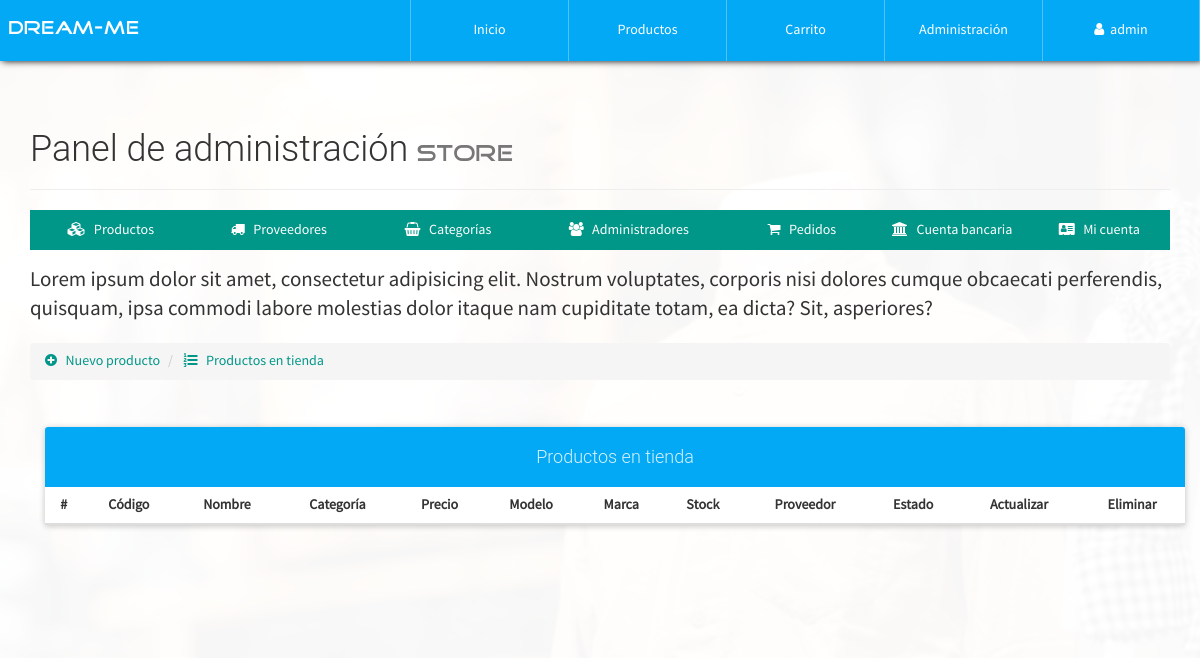
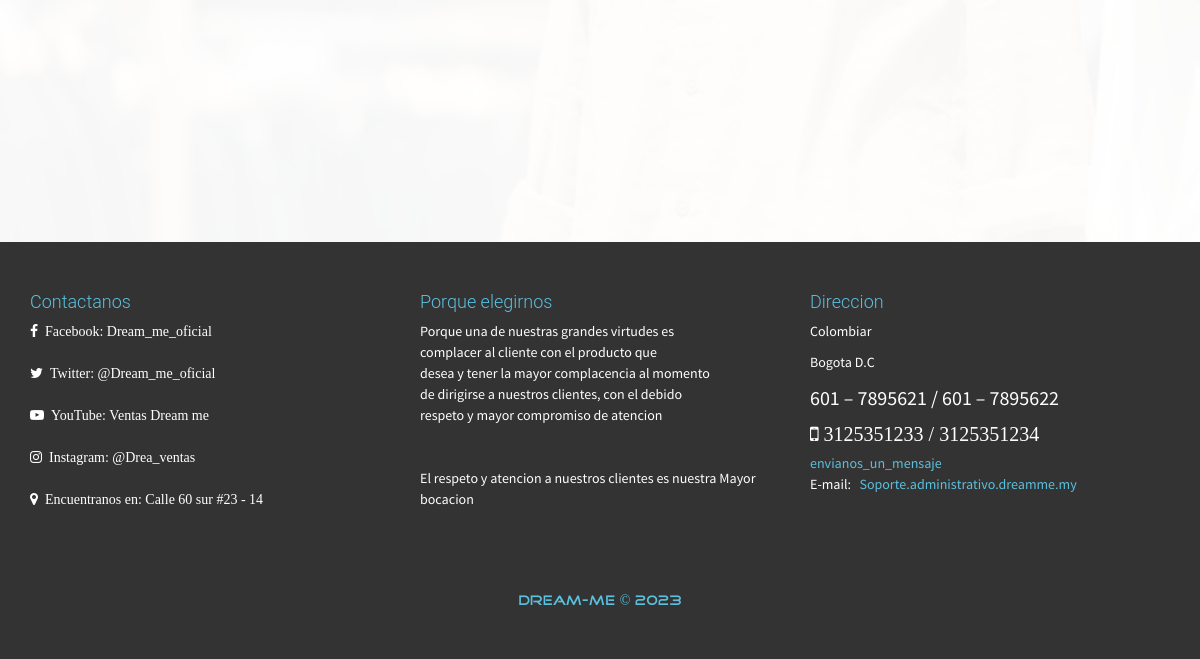
Before: /configAdmin.php?view=productlist (signed in) with the older database file (2 pictures, top to bottom).
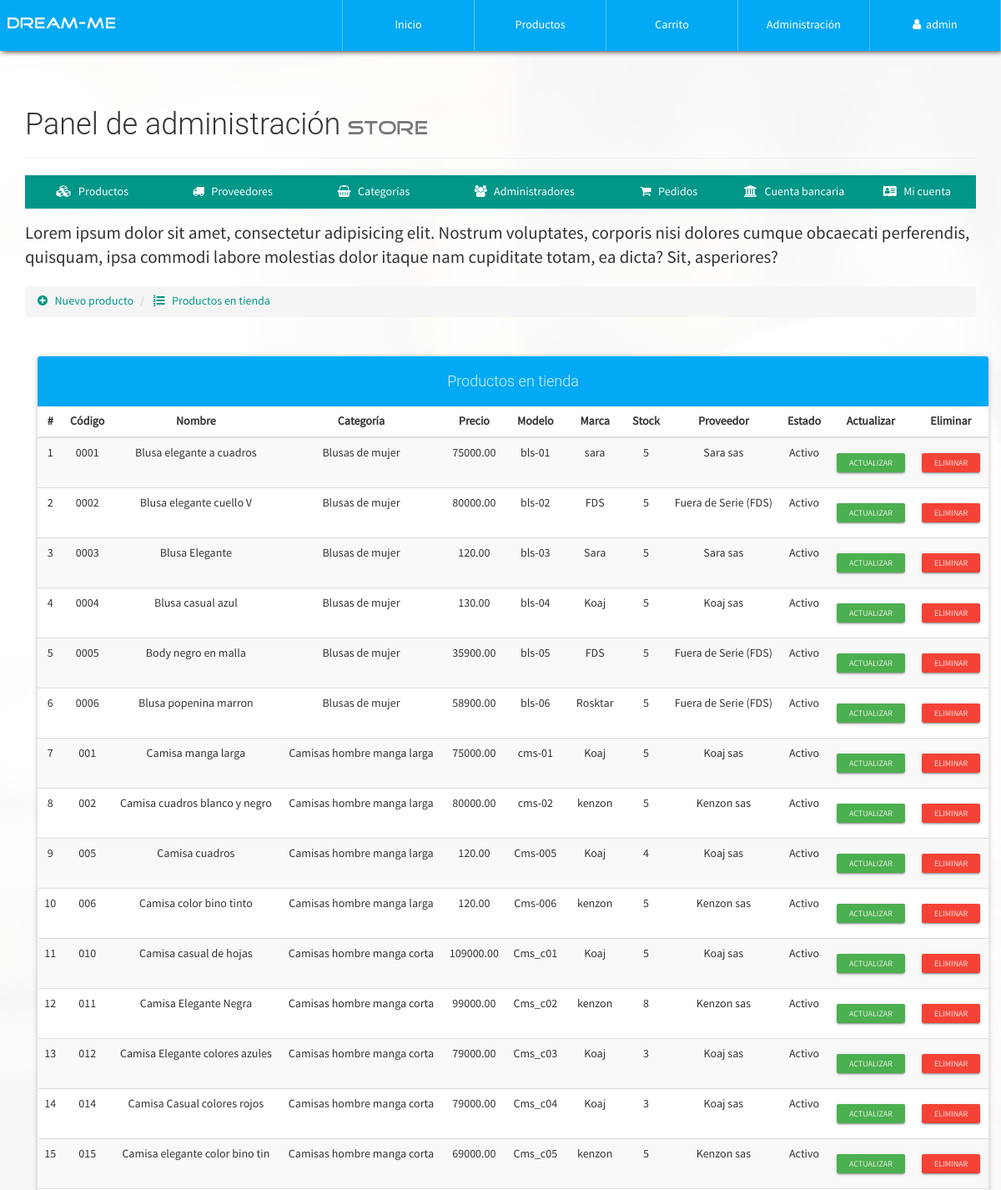
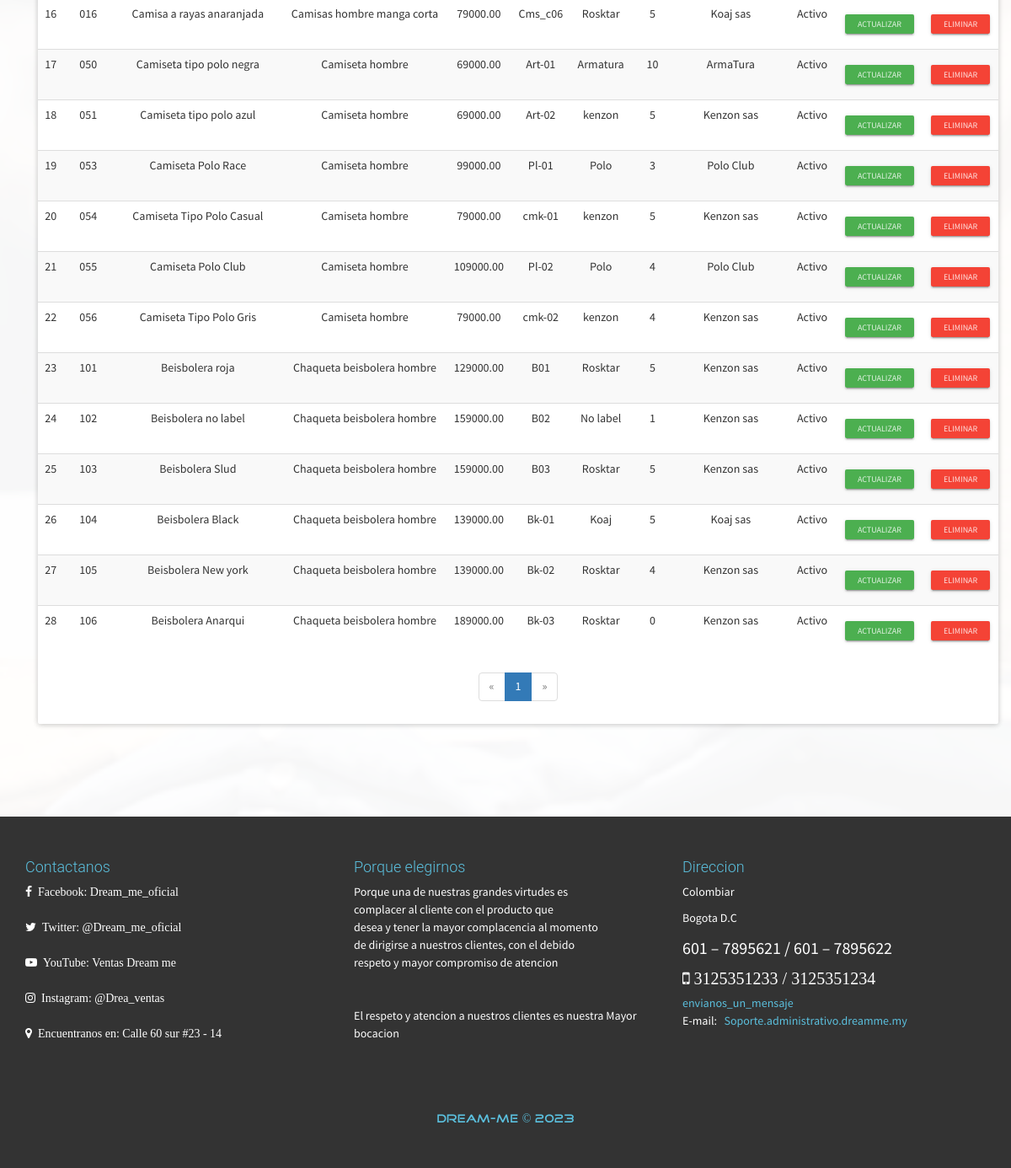
After: the same page with the newer database file (2 pictures, top to bottom).
### tables this page shows
CREATE TABLE `producto` (
  `id` int(20) NOT NULL,
  `CodigoProd` varchar(30) NOT NULL,
  `NombreProd` varchar(30) NOT NULL,
  `CodigoCat` varchar(30) NOT NULL,
  `Precio` decimal(30,2) NOT NULL,
  `Descuento` int(2) NOT NULL,
  `Modelo` varchar(30) NOT NULL,
  `Marca` varchar(30) NOT NULL,
  `Stock` int(20) NOT NULL,
  `NITProveedor` varchar(30) NOT NULL,
  `Imagen` varchar(150) NOT NULL,
  `Nombre` varchar(30) NOT NULL,
  `Estado` varchar(15) NOT NULL
);

CREATE TABLE `categoria` (
  `CodigoCat` varchar(30) NOT NULL,
  `Nombre` varchar(30) NOT NULL,
  `Descripcion` text NOT NULL
);

CREATE TABLE `proveedor` (
  `NITProveedor` varchar(30) NOT NULL,
  `NombreProveedor` varchar(30) NOT NULL,
  `Direccion` varchar(200) NOT NULL,
  `Telefono` varchar(20) NOT NULL,
  `PaginaWeb` varchar(30) NOT NULL
);

### library/consulSQL.php (called while the page is built, shortened)
<?php
class ejecutarSQL {
    public static function conectar(){
        if(!$con=  mysqli_connect(SERVER,USER,PASS,BD)){
            echo "Error en el servidor, verifique sus datos";
        }
        mysqli_set_charset($con, "utf8");
        return $con;
    }
    public static function consultar($query) {
        if (!$consul = mysqli_query(ejecutarSQL::conectar(), $query)) {
            echo 'Error en la consulta SQL ejecutada';
        }
        return $consul;
    }
}
?>

### admin/productlist-view.php (the view, shortened to what the changed rows need)
<div class="container">
	<div class="row">
		<div class="col-xs-12">
            <br><br>
            <div class="panel panel-info">
                <div class="table-responsive">
                  <table class="table table-striped table-hover">
                      <thead class="">
                          <tr>
                          	  <th class="text-center">#</th>
                              <th class="text-center">Código</th>
                              <th class="text-center">Nombre</th>
                              <th class="text-center">Categoría</th>
                              <th class="text-center">Precio</th>
                              <th class="text-center">Modelo</th>
                              <th class="text-center">Marca</th>
                              <th class="text-center">Stock</th>
                              <th class="text-center">Proveedor</th>
                              <th class="text-center">Estado</th>
                              <th class="text-center">Actualizar</th>
                              <th class="text-center">Eliminar</th>
                          </tr>
                      </thead>
                      <tbody>
                        <?php
                        	$mysqli = mysqli_connect(SERVER, USER, PASS, BD);
							mysqli_set_charset($mysqli, "utf8");
							$pagina = isset($_GET['pag']) ? (int)$_GET['pag'] : 1;
							$regpagina = 30;
							$inicio = ($pagina > 1) ? (($pagina * $regpagina) - $regpagina) : 0;
							$productos=mysqli_query($mysqli,"SELECT SQL_CALC_FOUND_ROWS * FROM producto LIMIT $inicio, $regpagina");
							$totalregistros = mysqli_query($mysqli,"SELECT FOUND_ROWS()");
							$totalregistros = mysqli_fetch_array($totalregistros, MYSQLI_ASSOC);
							$numeropaginas = ceil($totalregistros["FOUND_ROWS()"]/$regpagina);
							$cr=$inicio+1;
                            while($prod=mysqli_fetch_array($productos, MYSQLI_ASSOC)){
                        ?>
                        <tr>
                        	<td class="text-center"><?php echo $cr; ?></td>
                        	<td class="text-center"><?php echo $prod['CodigoProd']; ?></td>
                        	<td class="text-center"><?php echo $prod['NombreProd']; ?></td>
                        	<td class="text-center">
                        		<?php
                        			$categ=ejecutarSQL::consultar("SELECT Nombre FROM categoria WHERE CodigoCat='".$prod['CodigoCat']."'");
                        			$datc=mysqli_fetch_array($categ, MYSQLI_ASSOC);
                        			echo $datc['Nombre'];
                        		?>
                        	</td>
                        	<td class="text-center"><?php echo $prod['Precio']; ?></td>
                        	<td class="text-center"><?php echo $prod['Modelo']; ?></td>
                        	<td class="text-center"><?php echo $prod['Marca']; ?></td>
                        	<td class="text-center"><?php echo $prod['Stock']; ?></td>
                        	<td class="text-center">
                        		<?php
                        			$prov=ejecutarSQL::consultar("SELECT NombreProveedor FROM proveedor WHERE NITProveedor='".$prod['NITProveedor']."'");
                        			$datp=mysqli_fetch_array($prov, MYSQLI_ASSOC);
                        			echo $datp['NombreProveedor'];
                        		?>
                        	</td>
                        	<td class="text-center">
                        		<?php echo $prod['Estado']; ?>
                        	</td>
                        	<td class="text-center">
                        		<a href="configAdmin.php?view=productinfo&code=<?php echo $prod['CodigoProd']; ?>" class="btn btn-raised btn-xs btn-success">Actualizar</a>
                        	</td>
                        	<td class="text-center">
                        		<form action="process/delprod.php" method="POST" class="FormCatElec" data-form="delete">
                        			<button type="submit" class="btn btn-raised btn-xs btn-danger">Eliminar</button>
                        		</form>
                        	</td>
                        </tr>
                        <?php
                        	$cr++;
                        	}
                        ?>
                      </tbody>
                  </table>
                </div>
                <?php if($numeropaginas>=1): ?>
              	<div class="text-center">
                  <ul class="pagination">
                    <?php if($pagina == 1): ?>
                        <li class="disabled">
                            <a>
                                <span aria-hidden="true">&laquo;</span>
                            </a>
                        </li>
                    <?php endif; ?>
                    <?php
                        for($i=1; $i <= $numeropaginas; $i++ ){
                            if($pagina == $i){
                                echo '<li class="active"><a href="configAdmin.php?view=productlist&pag='.$i.'">'.$i.'</a></li>';
                            }else{
                                echo '<li><a href="configAdmin.php?view=productlist&pag='.$i.'">'.$i.'</a></li>';
                            }
                        }
                    ?>
                    <?php if($pagina == $numeropaginas): ?>
                        <li class="disabled">
                            <a>
                                <span aria-hidden="true">&raquo;</span>
                            </a>
                        </li>
                    <?php endif; ?>
                  </ul>
                </div>
                <?php endif; ?>
            </div>
        </div>
	</div>
</div>

Changed rows visible on the page:
added producto: CodigoProd "0001", NombreProd "Blusa elegante a cuadros", CodigoCat.Nombre "Blusas de mujer", Precio "75000.00", Modelo "bls-01", Marca "sara", Stock "5", NITProveedor.NombreProveedor "Sara sas", Estado "Activo"
added producto: CodigoProd "0002", NombreProd "Blusa elegante cuello V", CodigoCat.Nombre "Blusas de mujer", Precio "80000.00", Modelo "bls-02", Marca "FDS", Stock "5", NITProveedor.NombreProveedor "Fuera de Serie (FDS)", Estado "Activo"
added producto: CodigoProd "0003", NombreProd "Blusa Elegante", CodigoCat.Nombre "Blusas de mujer", Precio "120.00", Modelo "bls-03", Marca "Sara", Stock "5", NITProveedor.NombreProveedor "Sara sas", Estado "Activo"
added producto: CodigoProd "0004", NombreProd "Blusa casual azul", CodigoCat.Nombre "Blusas de mujer", Precio "130.00", Modelo "bls-04", Marca "Koaj", Stock "5", NITProveedor.NombreProveedor "Koaj sas", Estado "Activo"
added producto: CodigoProd "0005", NombreProd "Body negro en malla", CodigoCat.Nombre "Blusas de mujer", Precio "35900.00", Modelo "bls-05", Marca "FDS", Stock "5", NITProveedor.NombreProveedor "Fuera de Serie (FDS)", Estado "Activo"
added producto: CodigoProd "0006", NombreProd "Blusa popenina marron", CodigoCat.Nombre "Blusas de mujer", Precio "58900.00", Modelo "bls-06", Marca "Rosktar", Stock "5", NITProveedor.NombreProveedor "Fuera de Serie (FDS)", Estado "Activo"
added producto: CodigoProd "001", NombreProd "Camisa manga larga", CodigoCat.Nombre "Camisas hombre manga larga", Precio "75000.00", Modelo "cms-01", Marca "Koaj", Stock "5", NITProveedor.NombreProveedor "Koaj sas", Estado "Activo"
added producto: CodigoProd "002", NombreProd "Camisa cuadros blanco y negro", CodigoCat.Nombre "Camisas hombre manga larga", Precio "80000.00", Modelo "cms-02", Marca "kenzon", Stock "5", NITProveedor.NombreProveedor "Kenzon sas", Estado "Activo"
added producto: CodigoProd "005", NombreProd "Camisa cuadros", CodigoCat.Nombre "Camisas hombre manga larga", Precio "120.00", Modelo "Cms-005", Marca "Koaj", Stock "4", NITProveedor.NombreProveedor "Koaj sas", Estado "Activo"
added producto: CodigoProd "006", NombreProd "Camisa color bino tinto", CodigoCat.Nombre "Camisas hombre manga larga", Precio "120.00", Modelo "Cms-006", Marca "kenzon", Stock "5", NITProveedor.NombreProveedor "Kenzon sas", Estado "Activo"
added producto: CodigoProd "010", NombreProd "Camisa casual de hojas", CodigoCat.Nombre "Camisas hombre manga corta", Precio "109000.00", Modelo "Cms_c01", Marca "Koaj", Stock "5", NITProveedor.NombreProveedor "Koaj sas", Estado "Activo"
added producto: CodigoProd "011", NombreProd "Camisa Elegante Negra", CodigoCat.Nombre "Camisas hombre manga corta", Precio "99000.00", Modelo "Cms_c02", Marca "kenzon", Stock "8", NITProveedor.NombreProveedor "Kenzon sas", Estado "Activo"
added producto: CodigoProd "012", NombreProd "Camisa Elegante colores azules", CodigoCat.Nombre "Camisas hombre manga corta", Precio "79000.00", Modelo "Cms_c03", Marca "Koaj", Stock "3", NITProveedor.NombreProveedor "Koaj sas", Estado "Activo"
added producto: CodigoProd "014", NombreProd "Camisa Casual colores rojos", CodigoCat.Nombre "Camisas hombre manga corta", Precio "79000.00", Modelo "Cms_c04", Marca "Koaj", Stock "3", NITProveedor.NombreProveedor "Koaj sas", Estado "Activo"
added producto: CodigoProd "015", NombreProd "Camisa elegante color bino tin", CodigoCat.Nombre "Camisas hombre manga corta", Precio "69000.00", Modelo "Cms_c05", Marca "kenzon", Stock "5", NITProveedor.NombreProveedor "Kenzon sas", Estado "Activo"
added producto: CodigoProd "016", NombreProd "Camisa a rayas anaranjada", CodigoCat.Nombre "Camisas hombre manga corta", Precio "79000.00", Modelo "Cms_c06", Marca "Rosktar", Stock "5", NITProveedor.NombreProveedor "Koaj sas", Estado "Activo"
added producto: CodigoProd "050", NombreProd "Camiseta tipo polo negra", CodigoCat.Nombre "Camiseta hombre", Precio "69000.00", Modelo "Art-01", Marca "Armatura", Stock "10", NITProveedor.NombreProveedor "ArmaTura", Estado "Activo"
added producto: CodigoProd "051", NombreProd "Camiseta tipo polo azul", CodigoCat.Nombre "Camiseta hombre", Precio "69000.00", Modelo "Art-02", Marca "kenzon", Stock "5", NITProveedor.NombreProveedor "Kenzon sas", Estado "Activo"
added producto: CodigoProd "053", NombreProd "Camiseta Polo Race", CodigoCat.Nombre "Camiseta hombre", Precio "99000.00", Modelo "Pl-01", Marca "Polo", Stock "3", NITProveedor.NombreProveedor "Polo Club", Estado "Activo"
added producto: CodigoProd "054", NombreProd "Camiseta Tipo Polo Casual", CodigoCat.Nombre "Camiseta hombre", Precio "79000.00", Modelo "cmk-01", Marca "kenzon", Stock "5", NITProveedor.NombreProveedor "Kenzon sas", Estado "Activo"
added producto: CodigoProd "055", NombreProd "Camiseta Polo Club", CodigoCat.Nombre "Camiseta hombre", Precio "109000.00", Modelo "Pl-02", Marca "Polo", Stock "4", NITProveedor.NombreProveedor "Polo Club", Estado "Activo"
added producto: CodigoProd "056", NombreProd "Camiseta Tipo Polo Gris", CodigoCat.Nombre "Camiseta hombre", Precio "79000.00", Modelo "cmk-02", Marca "kenzon", Stock "4", NITProveedor.NombreProveedor "Kenzon sas", Estado "Activo"
added producto: CodigoProd "101", NombreProd "Beisbolera roja", CodigoCat.Nombre "Chaqueta beisbolera hombre", Precio "129000.00", Modelo "B01", Marca "Rosktar", Stock "5", NITProveedor.NombreProveedor "Kenzon sas", Estado "Activo"
added producto: CodigoProd "102", NombreProd "Beisbolera no label", CodigoCat.Nombre "Chaqueta beisbolera hombre", Precio "159000.00", Modelo "B02", Marca "No label", Stock "1", NITProveedor.NombreProveedor "Kenzon sas", Estado "Activo"
added producto: CodigoProd "103", NombreProd "Beisbolera Slud", CodigoCat.Nombre "Chaqueta beisbolera hombre", Precio "159000.00", Modelo "B03", Marca "Rosktar", Stock "5", NITProveedor.NombreProveedor "Kenzon sas", Estado "Activo"
added producto: CodigoProd "104", NombreProd "Beisbolera Black", CodigoCat.Nombre "Chaqueta beisbolera hombre", Precio "139000.00", Modelo "Bk-01", Marca "Koaj", Stock "5", NITProveedor.NombreProveedor "Koaj sas", Estado "Activo"
added producto: CodigoProd "105", NombreProd "Beisbolera New york", CodigoCat.Nombre "Chaqueta beisbolera hombre", Precio "139000.00", Modelo "Bk-02", Marca "Rosktar", Stock "4", NITProveedor.NombreProveedor "Kenzon sas", Estado "Activo"
added producto: CodigoProd "106", NombreProd "Beisbolera Anarqui", CodigoCat.Nombre "Chaqueta beisbolera hombre", Precio "189000.00", Modelo "Bk-03", Marca "Rosktar", Stock "0", NITProveedor.NombreProveedor "Kenzon sas", Estado "Activo"
Other visible differences:
new list line: "1"
